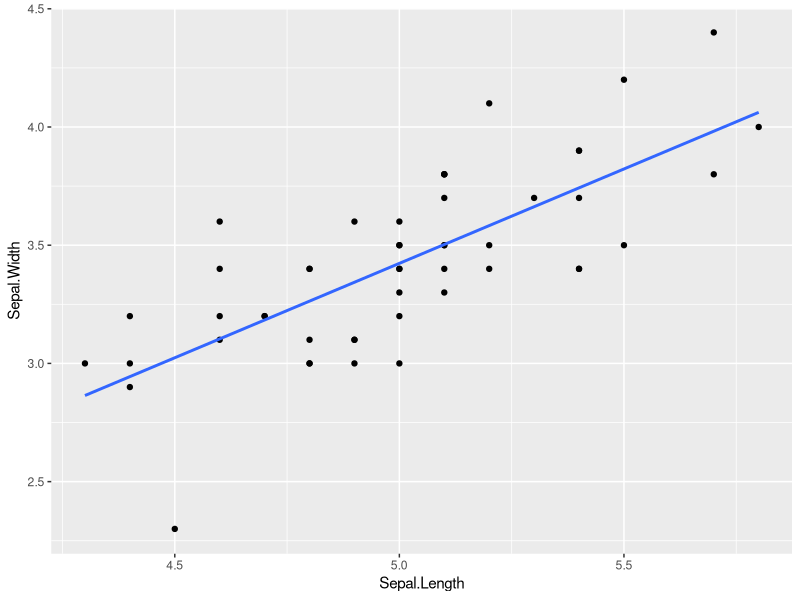
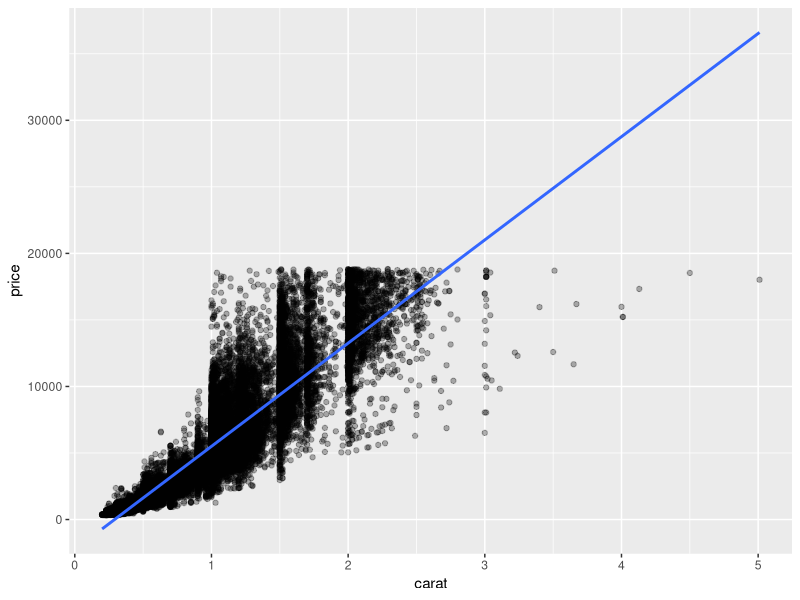

The R script that drew these images, in order:
## ---- chunk 1
library(tidyverse)
library(ggplot2)
## ---- chunk 2
help(cov)
## ---- chunk 3
iSp <- iris %>% filter(Species == "setosa") # setosa versicolor virginica
cov(iSp$Sepal.Length, iSp$Sepal.Width)
cov(iSp$Petal.Length, iSp$Sepal.Length)
## ---- chunk 4
cov(iris$Sepal.Length, iris$Sepal.Width)
nrow(iris) # nrow devuelve la cantidad de filas del dataset (n)
cov(diamonds$price, diamonds$carat)
nrow(diamonds)
## ---- chunk 5
iSp <- iris %>% filter(Species == "setosa") # setosa versicolor virginica
cov(iSp$Sepal.Length, iSp$Sepal.Width)
cor(iSp$Sepal.Length, iSp$Sepal.Width) # Por defecto usa Pearson
cor(iSp$Sepal.Length, iSp$Sepal.Width, method = "spearman")
cor(iSp$Sepal.Length, iSp$Sepal.Width, method = "kendall")
## ---- chunk 6
cov(iSp$Petal.Length, iSp$Sepal.Length)
cor(iSp$Petal.Length, iSp$Sepal.Length)
## ---- chunk 7
# Gráfico de dispersión para Sepal.Length y Sepal.Width
ggplot(iSp, aes(x = Sepal.Length, y = Sepal.Width)) +
  geom_point() +
  geom_smooth(method = "lm", se = FALSE)

## ---- chunk 8
# Cálculo de la covarianza y correlación entre precio y quilates (carat)
cov(diamonds$price, diamonds$carat)
cor(diamonds$price, diamonds$carat)
## ---- chunk 9
# Gráfico de dispersión para precio y quilates
ggplot(diamonds, aes(x = carat, y = price)) +
  geom_point(alpha = 0.3) +
  geom_smooth(method = "lm", se = FALSE)
## ---- chunk 10
# Esto para las tres especies de iris juntas
cor.test(iris$Sepal.Length, iris$Sepal.Width)
cor.test(iris$Sepal.Length, iris$Sepal.Width, method = "spearman")
cor.test(iris$Sepal.Length, iris$Sepal.Width, method = "kendall")

# Esto para sólo una especie de iris
cor.test(iSp$Sepal.Length, iSp$Sepal.Width)
cor.test(iSp$Sepal.Length, iSp$Sepal.Width, method = "spearman")
cor.test(iSp$Sepal.Length, iSp$Sepal.Width, method = "kendall")
## ---- chunk 11
cor.test(diamonds$price, diamonds$carat)
cor.test(diamonds$price, diamonds$carat, method = "spearman")
cor.test(diamonds$price, diamonds$carat, method = "kendall")
